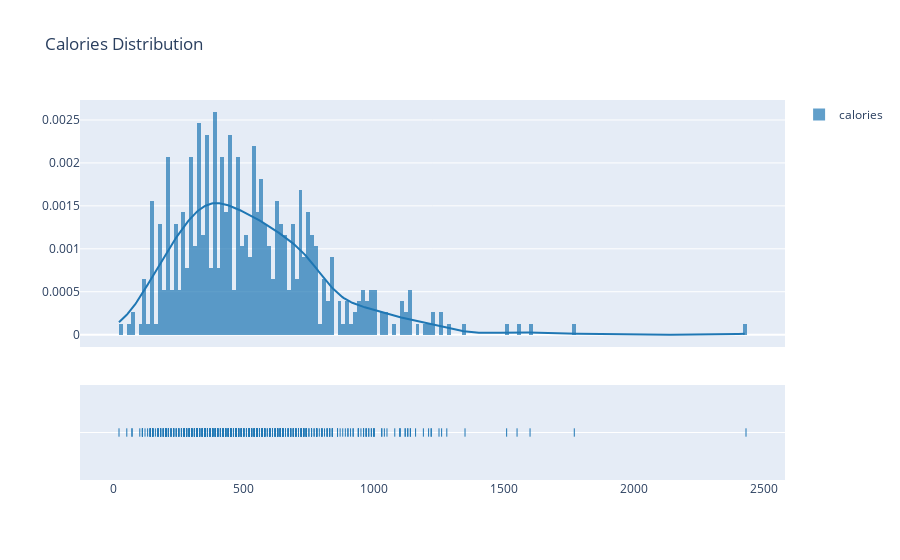

Write notebook code for a chart like this one.
### Markdown cell above
* **Let us know distribution of each continous number columns**

### Code cell
cal_distplot = ff.create_distplot([list(df['calories'])] , group_labels=['calories'] , bin_size=15 ,
#  show_hist=False
  )
cal_distplot.update_layout(title_text = 'Calories Distribution')
cal_distplot_dash = dcc.Graph(figure= cal_distplot , id = 'cal_displot')
cal_distplot.show()

### Figure 1 — Plotly figure (JSON) as saved in the notebook; plotly's stock layout.template omitted (floating-point values rounded to 4 significant figures; data arrays with more than 128 entries replaced by an {"elided": "..."} marker saying what was removed)
{"data": [{"autobinx": false, "histnorm": "probability density", "legendgroup": "calories", "marker": {"color": "rgb(31, 119, 180)"}, "name": "calories", "opacity": 0.7, "type": "histogram", "x": {"elided": "515 int values"}, "xaxis": "x", "xbins": {"end": 2430, "size": 15, "start": 20}, "yaxis": "y"}, {"legendgroup": "calories", "marker": {"color": "rgb(31, 119, 180)"}, "mode": "lines", "name": "calories", "showlegend": false, "type": "scatter", "x": {"elided": "500 float values"}, "xaxis": "x", "y": {"elided": "500 float values"}, "yaxis": "y"}, {"legendgroup": "calories", "marker": {"color": "rgb(31, 119, 180)", "symbol": "line-ns-open"}, "mode": "markers", "name": "calories", "showlegend": false, "type": "scatter", "x": {"elided": "515 int values"}, "xaxis": "x", "y": {"elided": "515 str values"}, "yaxis": "y2"}], "layout": {"barmode": "overlay", "hovermode": "closest", "legend": {"traceorder": "reversed"}, "title": {"text": "Calories Distribution"}, "xaxis": {"anchor": "y2", "domain": [0, 1], "zeroline": false}, "yaxis": {"anchor": "free", "domain": [0.35, 1], "position": 0}, "yaxis2": {"anchor": "x", "domain": [0, 0.25], "dtick": 1, "showticklabels": false}}}
